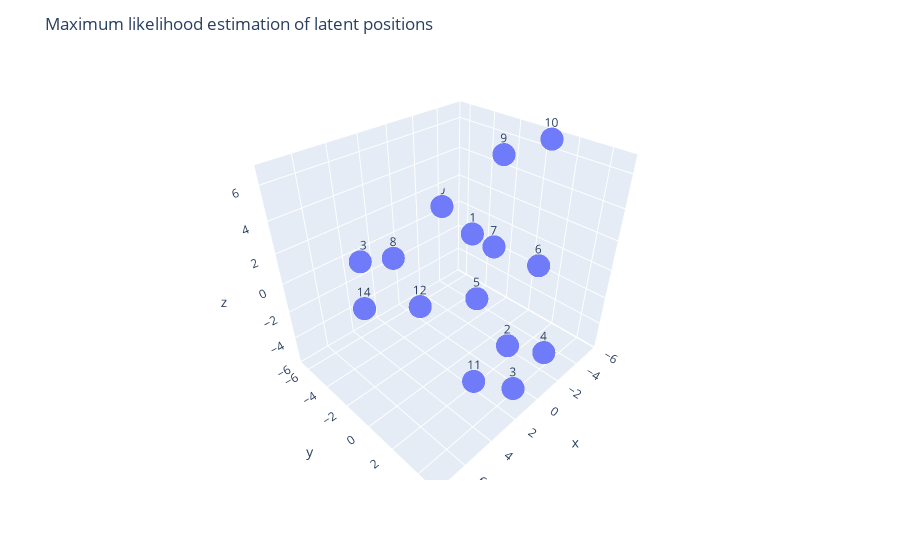

Source (notebook cell):
### Markdown cell above
### Frequentist inference

### Code cell
Z_init = np.random.randn(n, 3)
a_init = np.random.randn()

Z_ML, a_ML, historyZ, historya =  SearchingMLE(G, Z_init ,a_init,1000)
print("Initial log-likelihood:", loglikelihood(G,Z_init,a_init))
print("Final log-likelihood:", loglikelihood(G,Z_ML,a_ML))
print("Final alpha:", a_ML)
Y_ML = np.zeros((n, n))
for i in range(n):
    for j in range(n):
        if j != i:
            Y_ML[i,j] = expit(a_ML - 0.5 * np.linalg.norm(Z_ML[i] - Z_ML[j])**2)


df = pd.DataFrame(Z_ML, columns=['x', 'y', 'z'])
df['node'] = list(G.nodes)
fig = px.scatter_3d(df, x='x', y='y', z='z', text='node', opacity=0.9)
fig.update_layout(title='Maximum likelihood estimation of latent positions')
fig.show()

plt.figure(figsize=(15,5))
plt.subplot(1,3,1)
plt.plot([loglikelihood(G, historyZ[t],historya[t]) for t in range(len(historya))])
plt.title("Loglikelihood through optimization algorithm")
plt.subplot(1,3,2)
sns.heatmap(Y, annot=False, cmap="Blues", cbar=False, square=True, linewidths=0.5, linecolor='white')
plt.title("True sociomatrix matrix")
plt.subplot(1,3,3)
sns.heatmap(Y_ML, annot=False, cmap="Reds", cbar=False, square=True, linewidths=0.5, linecolor='white')
plt.title("Estimated sociomatrix matrix")
plt.show()

### Figure 1 — Plotly figure (JSON) as saved in the notebook; plotly's stock layout.template omitted (floating-point values rounded to 4 significant figures)
{"data": [{"hovertemplate": "x=%{x}<br>y=%{y}<br>z=%{z}<br>node=%{text}<extra></extra>", "legendgroup": "", "marker": {"color": "#636efa", "opacity": 0.9, "symbol": "circle"}, "mode": "markers+text", "name": "", "scene": "scene", "showlegend": false, "text": [0, 1, 2, 3, 4, 5, 6, 7, 8, 9, 10, 11, 12, 13, 14], "type": "scatter3d", "x": [-3.94, -2.04, -1.874, 1.205, -0.5518, -2.329, -2.058, 0.5051, 2.417, -4.556, -5.623, 3.916, 4.318, 3.103, 7.567], "y": [-6.504, -1.931, 1.497, 4.389, 4.948, -1.632, 2.955, 1.862, -4.005, -1.925, 0.5019, 3.834, 0.4105, -6.432, 0.3531], "z": [0.4893, 1.084, -5.641, -4.872, -2.931, -3.856, 1.157, 3.036, 0.4585, 5.359, 6.652, -2.62, 0.5192, -0.6264, 2.255]}], "layout": {"legend": {"tracegroupgap": 0}, "margin": {"t": 60}, "scene": {"domain": {"x": [0, 1], "y": [0, 1]}, "xaxis": {"title": {"text": "x"}}, "yaxis": {"title": {"text": "y"}}, "zaxis": {"title": {"text": "z"}}}, "title": {"text": "Maximum likelihood estimation of latent positions"}}}
